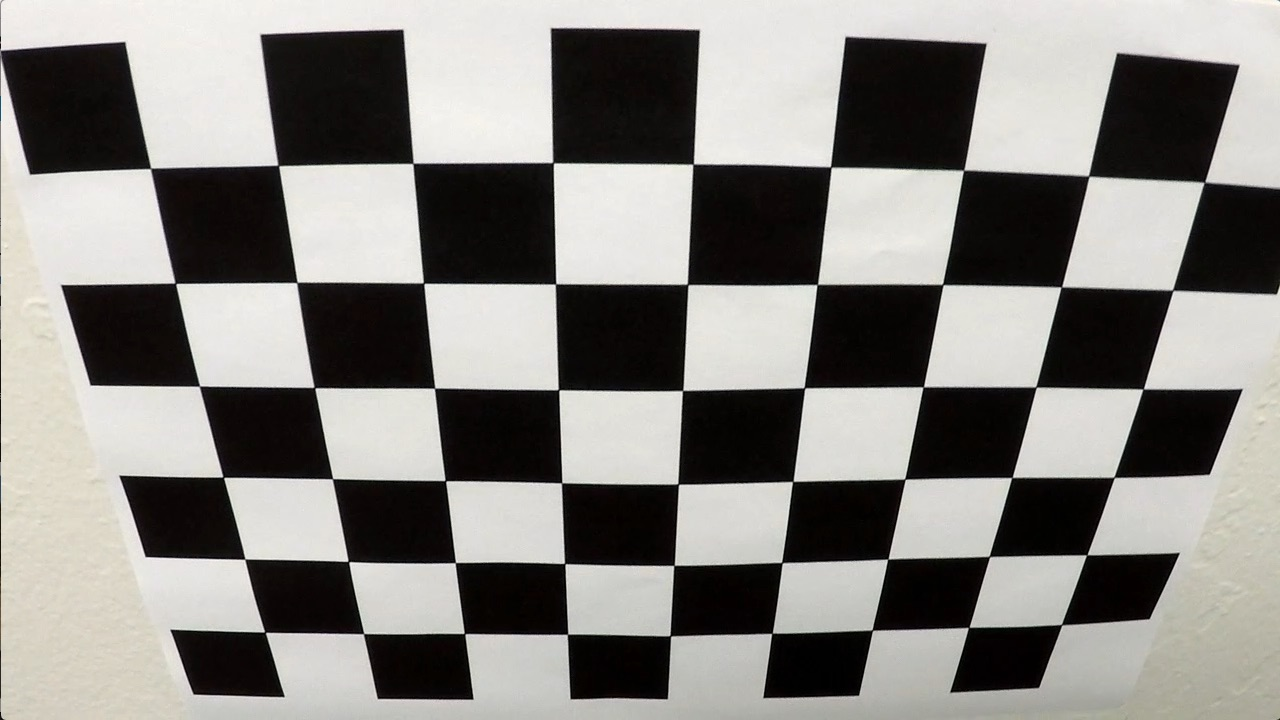
#> input picture camera_cal/calibration2.jpg, 1280 x 720 px
$ python -i lane_finding.py   (imports and definitions only)   (older library calls are emulated)
#> lines starting #> are read from the running program, lines starting #| are printed output that depends on the picture
import os
import numpy as np
import cv2
import glob
import matplotlib.pyplot as plt
import matplotlib.image as mpimg
#%matplotlib win32

# Import everything needed to edit/save/watch video clips
from moviepy.editor import VideoFileClip
from IPython.display import HTML


class LaneLineFinder():
    def __init__(self):
        self.leftx_base = None
        self.rightx_base = None
        self.left_fit = None
        self.right_fit = None
        self.left_fitx = None
        self.right_fitx = None
        self.ploty = None
        self.M = None

        self.cal_img = './camera_cal/calibration2.jpg'
        self.lane_img = './test_images/test1.jpg'

        self.is_calibrated = False
        self.skip_win_sliding = False
        self.objp = None
        self.imgp = None

        # set False for video test
        self.view_results = False
        self.save_pipeline_imgs = False

    ##### Functions
    def cal_undistort(self, src_img, obj_points, img_points):
        # Use cv2.calibrateCamera() and cv2.undistort()
        gray = cv2.cvtColor(src_img, cv2.COLOR_RGB2GRAY)
        ret, mtx, dist, rvecs, tvecs = cv2.calibrateCamera(obj_points, img_points, gray.shape[::-1],None,None)
        undist = cv2.undistort(src_img, mtx, dist, None, mtx)
        return undist

    def find_chessboard_corners(self, src_img, cshape):
        gray = cv2.cvtColor(src_img, cv2.COLOR_RGB2GRAY)
        return cv2.findChessboardCorners(gray, cshape, None)

    def warper(self, img, src, dst):
        # Compute and apply perpective transform
        img_size = (img.shape[1], img.shape[0])
        self.M = cv2.getPerspectiveTransform(src, dst)
        warped = cv2.warpPerspective(img, self.M, img_size, flags=cv2.INTER_NEAREST)  # keep same size as input image

        return warped

    # [23 lines left out: function region_of_interest, not called in this run]

    def camera_calibration(self, cal_img):
        # prepare object points, like (0,0,0), (1,0,0), (2,0,0) ....,(6,5,0)
        nx = 9
        ny = 6
        objp = np.zeros((ny*nx,3), np.float32)
        objp[:,:2] = np.mgrid[0:nx,0:ny].T.reshape(-1,2)

        # Arrays to store object points and image points from all the images.
        objpoints = [] # 3d points in real world space
        imgpoints = [] # 2d points in image plane.

        # read image from file
        img = mpimg.imread(cal_img)

        # Find the chessboard corners
        ret, corners = self.find_chessboard_corners(img, (nx,ny))
        # print("ret=", ret)
        # print("corners=", corners)

        if ret is False:
            print("find chessboard corners failed!!")
            return -1, -1

        objpoints.append(objp)
        imgpoints.append(corners)

        undistorted = self.cal_undistort(img, objpoints, imgpoints)

        # cv2.imshow('undist', undistorted)
        # cv2.waitKey()

        # save output result of camera calibration and image undistortion
        #cv2.imwrite('./output_images/cal1-undistorted.jpg', undistorted)

        return objpoints, imgpoints

        #### For test - warp the undistorted cal image
        ret, corners2 = self.find_chessboard_corners(undistorted, (nx,ny))
        if ret is False:
            print("find chessboard corners failed!!")
            return -1, -1

        # Draw and display the corners
        undistorted_drawn = undistorted.copy()
        cv2.drawChessboardCorners(undistorted_drawn, (nx,ny), corners2, ret)

        offset = 60
        img_size = (undistorted.shape[1], undistorted.shape[0])
        src_p = np.float32([corners2[0], corners2[nx-1], corners2[-1], corners2[-nx]])
        dst_p = np.float32([[offset,offset], [img_size[0]-offset, offset], [img_size[0]-offset, img_size[1]-offset], [offset, img_size[1]-offset]])
        warped = self.warper(undistorted, src_p, dst_p)

        # [7 lines of commented-out code are left out]

        return src_p, dst_p

    ###### Finding lane lines

    def do_win_sliding(self, img, nzx, nzy, nwindows=9, margin=100, minpix=50):
        # Take a histogram of the bottom half of the image
        histogram = np.sum(img[img.shape[0]//2:,:], axis=0)
        # Find the peak of the left and right halves of the histogram
        # These will be the starting point for the left and right lines
        midpoint = np.int(histogram.shape[0]/2)
        self.leftx_base = np.argmax(histogram[:midpoint])
        self.rightx_base = np.argmax(histogram[midpoint:]) + midpoint

        # Set height of windows
        window_height = np.int(img.shape[0]/nwindows)

        # Current positions to be updated for each window
        leftx_current = self.leftx_base
        rightx_current = self.rightx_base

        # Create empty lists to receive left and right lane pixel indices
        left_lane_inds = []
        right_lane_inds = []

        # Step through the windows one by one
        for window in range(nwindows):
            # Identify window boundaries in x and y (and right and left)
            win_y_low = img.shape[0] - (window+1)*window_height
            win_y_high = img.shape[0] - window*window_height
            win_xleft_low = leftx_current - margin
            win_xleft_high = leftx_current + margin
            win_xright_low = rightx_current - margin
            win_xright_high = rightx_current + margin
            # # Draw the windows on the visualization image
            # cv2.rectangle(out_img,(win_xleft_low,win_y_low),(win_xleft_high,win_y_high),
            # (0,255,0), 2)
            # cv2.rectangle(out_img,(win_xright_low,win_y_low),(win_xright_high,win_y_high),
            # (0,255,0), 2)
            # Identify the nonzero pixels in x and y within the window
            good_left_inds = ((nzy >= win_y_low) & (nzy < win_y_high) &
            (nzx >= win_xleft_low) &  (nzx < win_xleft_high)).nonzero()[0]
            good_right_inds = ((nzy >= win_y_low) & (nzy < win_y_high) &
            (nzx >= win_xright_low) &  (nzx < win_xright_high)).nonzero()[0]
            # Append these indices to the lists
            left_lane_inds.append(good_left_inds)
            right_lane_inds.append(good_right_inds)
            # If you found > minpix pixels, recenter next window on their mean position
            if len(good_left_inds) > minpix:
                leftx_current = np.int(np.mean(nzx[good_left_inds]))
            if len(good_right_inds) > minpix:
                rightx_current = np.int(np.mean(nzx[good_right_inds]))

        # Concatenate the arrays of indices
        left_lane_inds = np.concatenate(left_lane_inds)
        right_lane_inds = np.concatenate(right_lane_inds)

        return left_lane_inds, right_lane_inds

    def finding_lines(self, warped_bin, skip_win_sliding):
        # Assuming you have created a warped binary image called "warped_bin"

        # Create an output image to draw on and  visualize the result
        out_img = np.dstack((warped_bin, warped_bin, warped_bin))*255

        # Choose the number of sliding windows
        nwindows = 9

        # Identify the x and y positions of all nonzero pixels in the image
        nonzero = warped_bin.nonzero()
        nonzeroy = np.array(nonzero[0])
        nonzerox = np.array(nonzero[1])
        # Set the width of the windows +/- margin
        margin = 100
        # Set minimum number of pixels found to recenter window
        minpix = 50

        if self.skip_win_sliding is False:
            left_lane_inds, right_lane_inds = self.do_win_sliding(warped_bin, nonzerox, nonzeroy, nwindows, margin, minpix)
            self.skip_win_sliding = True
        else:
            left_lane_inds = ((nonzerox > (self.left_fit[0]*(nonzeroy**2) + self.left_fit[1]*nonzeroy +
            self.left_fit[2] - margin)) & (nonzerox < (self.left_fit[0]*(nonzeroy**2) +
            self.left_fit[1]*nonzeroy + self.left_fit[2] + margin)))

            right_lane_inds = ((nonzerox > (self.right_fit[0]*(nonzeroy**2) + self.right_fit[1]*nonzeroy +
            self.right_fit[2] - margin)) & (nonzerox < (self.right_fit[0]*(nonzeroy**2) +
            self.right_fit[1]*nonzeroy + self.right_fit[2] + margin)))

        # Extract left and right line pixel positions
        leftx = nonzerox[left_lane_inds]
        lefty = nonzeroy[left_lane_inds]
        rightx = nonzerox[right_lane_inds]
        righty = nonzeroy[right_lane_inds]

        # Fit a second order polynomial to each
        if len(leftx) == 0 or len(lefty) == 0 or len(rightx) == 0 or len(righty) == 0:
            self.skip_win_sliding = False
            return None
        self.left_fit = np.polyfit(lefty, leftx, 2)
        self.right_fit = np.polyfit(righty, rightx, 2)

        ## Visualization
        # Generate x and y values for plotting
        self.ploty = np.linspace(0, warped_bin.shape[0]-1, warped_bin.shape[0] )
        self.left_fitx = self.left_fit[0]*self.ploty**2 + self.left_fit[1]*self.ploty + self.left_fit[2]
        self.right_fitx = self.right_fit[0]*self.ploty**2 + self.right_fit[1]*self.ploty + self.right_fit[2]

        window_img = np.zeros_like(out_img)

        out_img[nonzeroy[left_lane_inds], nonzerox[left_lane_inds]] = [255, 0, 0]
        out_img[nonzeroy[right_lane_inds], nonzerox[right_lane_inds]] = [0, 0, 255]

        # Generate a polygon to illustrate the search window area
        # And recast the x and y points into usable format for cv2.fillPoly()
        left_line_window1 = np.array([np.transpose(np.vstack([self.left_fitx-margin, self.ploty]))])
        left_line_window2 = np.array([np.flipud(np.transpose(np.vstack([self.left_fitx+margin, self.ploty])))])
        left_line_pts = np.hstack((left_line_window1, left_line_window2))
        right_line_window1 = np.array([np.transpose(np.vstack([self.right_fitx-margin, self.ploty]))])
        right_line_window2 = np.array([np.flipud(np.transpose(np.vstack([self.right_fitx+margin, self.ploty])))])
        right_line_pts = np.hstack((right_line_window1, right_line_window2))

        # Draw the lane onto the warped blank image
        cv2.fillPoly(window_img, np.int_([left_line_pts]), (0,255, 0))
        cv2.fillPoly(window_img, np.int_([right_line_pts]), (0,255, 0))
        result = cv2.addWeighted(out_img, 1, window_img, 0.3, 0)

        return result

    def draw_lane_to_img(self, orig_img, img):
        # Create an image to draw the lines on
        warp_zero = np.zeros_like(img).astype(np.uint8)
        color_warp = np.dstack((warp_zero, warp_zero, warp_zero))

        # Recast the x and y points into usable format for cv2.fillPoly()
        pts_left = np.array([np.transpose(np.vstack([self.left_fitx, self.ploty]))])
        pts_right = np.array([np.flipud(np.transpose(np.vstack([self.right_fitx, self.ploty])))])
        pts = np.hstack((pts_left, pts_right))

        # Draw the lane onto the warped blank image
        cv2.fillPoly(color_warp, np.int_([pts]), (0,255, 0))

        # Warp the blank back to original image space using inverse perspective matrix (Minv)
        newwarp = cv2.warpPerspective(color_warp, np.linalg.inv(self.M), (orig_img.shape[1], orig_img.shape[0]))
        # Combine the result with the original image
        result = cv2.addWeighted(orig_img, 1, newwarp, 0.3, 0)

        return result

    def calculate_curvature(self):
        # Generate some fake data to represent lane-line pixels
        # self.ploty = np.linspace(0, 719, num=720)# to cover same y-range as image
        quadratic_coeff = 3e-4 # arbitrary quadratic coefficient
        # For each y position generate random x position within +/-50 pix
        # of the line base position in each case (x=200 for left, and x=900 for right)
        leftx = np.array([self.left_fit[0]*y**2 + self.left_fit[1]*y + self.left_fit[2] + np.random.randint(-50, high=51) for y in self.ploty])
        rightx = np.array([self.right_fit[0]*y**2 + self.right_fit[1]*y + self.right_fit[2] + np.random.randint(-50, high=51) for y in self.ploty])

        # leftx = leftx[::-1]  # Reverse to match top-to-bottom in y
        # rightx = rightx[::-1]  # Reverse to match top-to-bottom in y

        # Plot up the fake data
        if self.view_results is True:
            mark_size = 3
            plt.plot(leftx, self.ploty, 'o', color='red', markersize=mark_size)
            plt.plot(rightx, self.ploty, 'o', color='blue', markersize=mark_size)
            plt.xlim(0, 1280)
            plt.ylim(0, 720)
            plt.plot(self.left_fitx, self.ploty, color='green', linewidth=3)
            plt.plot(self.right_fitx, self.ploty, color='green', linewidth=3)
            plt.gca().invert_yaxis() # to visualize as we do the images
            if self.save_pipeline_imgs is True:
                plt.savefig('./output_images/p7-1_lane_curvature.jpg', format='jpg')
            plt.show()


        # Define y-value where we want radius of curvature
        # I'll choose the maximum y-value, corresponding to the bottom of the image
        y_eval = np.max(self.ploty)
        left_curverad = ((1 + (2*self.left_fit[0]*y_eval + self.left_fit[1])**2)**1.5) / np.absolute(2*self.left_fit[0])
        right_curverad = ((1 + (2*self.right_fit[0]*y_eval + self.right_fit[1])**2)**1.5) / np.absolute(2*self.right_fit[0])
        if self.view_results is True:
            print(left_curverad, right_curverad)
        # Example values: 1926.74 1908.48

        # Define conversions in x and y from pixels space to meters
        ym_per_pix = 30/720 # meters per pixel in y dimension
        xm_per_pix = 3.7/700 # meters per pixel in x dimension

        # Fit new polynomials to x,y in world space
        left_fit_cr = np.polyfit(self.ploty*ym_per_pix, leftx*xm_per_pix, 2)
        right_fit_cr = np.polyfit(self.ploty*ym_per_pix, rightx*xm_per_pix, 2)
        # Calculate the new radius of curvature
        left_curverad = ((1 + (2*left_fit_cr[0]*y_eval*ym_per_pix + left_fit_cr[1])**2)**1.5) / np.absolute(2*left_fit_cr[0])
        right_curverad = ((1 + (2*right_fit_cr[0]*y_eval*ym_per_pix + right_fit_cr[1])**2)**1.5) / np.absolute(2*right_fit_cr[0])
        # Now our radius of curvature is in meters
        if self.view_results is True:
            print(left_curverad, 'm', right_curverad, 'm')
        # Example values: 632.1 m    626.2 m

        return left_curverad, right_curverad

    def calc_center_diff(self, image):
        #define lane_width with the bottom x points
        lane_width = np.absolute(self.left_fitx[-1] - self.right_fitx[-1])
        #convert pixel to meter
        xm_per_pix = 3.7/lane_width
        #define center position of the image
        center_pos = (image.shape[1]) * xm_per_pix / 2
        #define vehicle position from L/R lines
        vehicle_pos = ((self.left_fitx[-1]+ self.right_fitx[-1]) * xm_per_pix ) / 2
        difference = center_pos - vehicle_pos
        return difference

    ##### Main Procedure
    def process_image(self, img):
        if self.is_calibrated is False:
            self.objp, self.imgp = self.camera_calibration(self.cal_img)
            self.is_calibrated = True

        # limg = mpimg.imread(self.lane_img)
        limg = img.copy()
        limg_undist = self.cal_undistort(limg, self.objp, self.imgp)

        # cv2.imshow('undistorted lane image', limg_undist)
        # cv2.waitKey()

        # Take two channels R and G from undistgorted image for yellow line
        r_channel = limg_undist[:,:,0]
        g_channel = limg_undist[:,:,1]

        # Convert to HLS color space and separate the S channel
        # Note: img is the undistorted image
        hls = cv2.cvtColor(limg_undist, cv2.COLOR_RGB2HLS)
        l_channel = hls[:,:,1]
        s_channel = hls[:,:,2]

        # Grayscale image
        gray = cv2.cvtColor(limg_undist, cv2.COLOR_RGB2GRAY)

        # Sobel x
        sobelx = cv2.Sobel(gray, cv2.CV_64F, 1, 0) # Take the derivative in x
        abs_sobelx = np.absolute(sobelx) # Absolute x derivative to accentuate lines away from horizontal
        scaled_sobel = np.uint8(255*abs_sobelx/np.max(abs_sobelx))

        # Threshold x gradient
        thresh_min = 50
        thresh_max = 100
        sxbinary = np.zeros_like(scaled_sobel)
        sxbinary[(scaled_sobel >= thresh_min) & (scaled_sobel <= thresh_max)] = 1

        # # Threshold color channel
        # rg_thresh_min = 180
        # rg_thresh_max = 255
        # rg_binary = np.zeros_like(r_channel|g_channel)
        # rg_binary[((r_channel >= rg_thresh_min) & (r_channel <= rg_thresh_max)) | ((g_channel >= rg_thresh_min) & (g_channel <= rg_thresh_max))] = 1

        s_thresh_min = 170
        s_thresh_max = 255
        s_binary = np.zeros_like(s_channel)
        s_binary[(s_channel >= s_thresh_min) & (s_channel <= s_thresh_max)] = 1

        # Threshold light channel
        l_thresh_min = 200
        l_thresh_max = 255
        l_binary = np.zeros_like(l_channel)
        l_binary[(l_channel >= l_thresh_min) & (l_channel <= l_thresh_max)] = 1

        # Stack each channel to view their individual contributions in green and blue respectively
        # This returns a stack of the two binary images, whose components you can see as different colors
        color_binary = np.dstack(( np.zeros_like(sxbinary), sxbinary, s_binary)) * 255

        # Combine the two binary thresholds
        combined_binary = np.zeros_like(sxbinary)
        combined_binary[(s_binary == 1) | (sxbinary == 1) | (l_binary == 1)] = 1

        #### warp image
        img_shape = limg_undist.shape
        # src_pts = np.float32([[280,686], [563,484], [786,484], [1111,686]])
        src_pts = np.float32([[280,686], [595,455], [725,455], [1111,686]])
        dst_pts = np.float32([[280, img_shape[0]], [280, 0], [1111, 0], [1111, img_shape[0]]])
        warped = self.warper(combined_binary, src_pts, dst_pts)
        warped_orig = self.warper(limg_undist, src_pts, dst_pts)

        #### finding lane lines with sliding window
        lines_img = self.finding_lines(warped, False)
        if lines_img is None:
            return limg_undist

        #### calculate radius of curvature
        l_curverad, r_curverad = self.calculate_curvature()

        #### draw lane line to image
        result = self.draw_lane_to_img(limg_undist, warped)

        #### add info strings to the result image
        curverad = (l_curverad + r_curverad) / 2
        s = "Radius of Curvature = " + str(curverad)
        font = cv2.FONT_HERSHEY_SIMPLEX
        font_color = (255,255,255)
        cv2.putText(result, s, (10, 50), font, 1, font_color, 3, cv2.LINE_AA)
        s2 = "Away from Center: " + str(self.calc_center_diff(result))
        cv2.putText(result, s2, (10, 100), font, 1, font_color, 3, cv2.LINE_AA)


        if self.view_results is True:
            # Plotting images
            f, ((ax1, ax2, ax3), (ax4, ax5, ax6), (ax7, ax8, ax9)) = plt.subplots(3, 3, figsize=(20,10))
            ax1.set_title('Original image')
            ax1.imshow(limg_undist)

            ax2.set_title('HLS converted')
            ax2.imshow(hls)

            ax3.set_title('Stacked thresholds')
            ax3.imshow(color_binary)

            ax4.set_title('Combined S channel and gradient thresholds')
            ax4.imshow(combined_binary, cmap='gray')

            ax5.set_title('Warped original image')
            ax5.imshow(warped_orig)

            ax6.set_title('Warped image')
            ax6.imshow(warped, cmap='gray')

            ax7.set_title('Find lane lines')
            ax7.imshow(lines_img)
            ax7.plot(self.left_fitx, self.ploty, color='yellow')
            ax7.plot(self.right_fitx, self.ploty, color='yellow')
            # ax7.xlim(0, 1280)
            # ax7.ylim(720, 0)

            ax8.set_title('Result')
            ax8.imshow(result)
            # ax8.text(0.5, 0.5, "Radius of Curvature = {}" % ((l_curverad+r_curverad)/2), fontsize=12)


            plt.show()

        if self.save_pipeline_imgs is True:
            output_dir = './output_images'
            mpimg.imsave(output_dir + "/" + "p1_undist_orig.jpg", limg_undist, format='jpg')
            mpimg.imsave(output_dir + "/" + "p2_hls_converted.jpg", hls, format='jpg')
            mpimg.imsave(output_dir + "/" + "p3_stacked_threshold.jpg", color_binary, format='jpg')
            mpimg.imsave(output_dir + "/" + "p4_combined_s_gradient.jpg", combined_binary, cmap='gray', format='jpg')
            mpimg.imsave(output_dir + "/" + "p5_warped_orig.jpg", warped_orig, format='jpg')
            mpimg.imsave(output_dir + "/" + "p6_warped.jpg", warped, cmap='gray', format='jpg')
            mpimg.imsave(output_dir + "/" + "p7_found_lines.jpg", lines_img, format='jpg')
            mpimg.imsave(output_dir + "/" + "p8_result.jpg", result, format='jpg')

        return result

proc = LaneLineFinder()
# proc.process_image(proc.lane_img)
lane_video = './project_video.mp4'
# lane_video = './challenge_video.mp4'
new_clip_output = './output_images/out_project.mp4'

# [1 line that did not run here, left out]
# [1 line that did not run here, left out]
# [1 line not run here, left out]

>>> import cv2
>>> picture = cv2.cvtColor(cv2.imread('camera_cal/calibration2.jpg'), cv2.COLOR_BGR2RGB)
>>> result = LaneLineFinder().process_image(picture)
#> in camera_calibration, `ret, corners = self.find_chessboard_corners(img, (nx,ny))`: ret = True; corners = 54 rows, first 8: [150.6, 168.4], [278.3, 165.4], [412.9, 163.5], [553, 162.6], [693.2, 164.2], [830.6, 166.9], [963.5, 170.4], [1088.6, 176.1]
#> in cal_undistort, `ret, mtx, dist, rvecs, tvecs = cv2.calibrateCamera(obj_points, img_poi..`: ret = 0.867; mtx = [[788.8, 0, 646.8], [0, 756, 212.5], [0, 0, 1]]; dist = [[-0.159, 0.0736, 0.0212, 0.00277, -0.00689]]; rvecs = ([0.401, -0.0328, 0.0155],); tvecs = ([-3.67, -0.395, 5.45],)
#> in cal_undistort, `undist = cv2.undistort(src_img, mtx, dist, None, mtx)`:
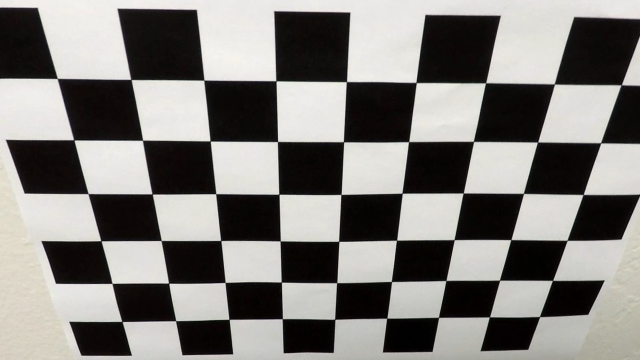
#> undist: shape (720, 1280, 3) (shown at 1/2 size); mean R, G, B 127.8, 125.8, 122.5
#> in process_image, `self.objp, self.imgp = self.camera_calibration(self.cal_img)`: self.objp = 1 item
#> in process_image, `s_channel = hls[:,:,2]`:
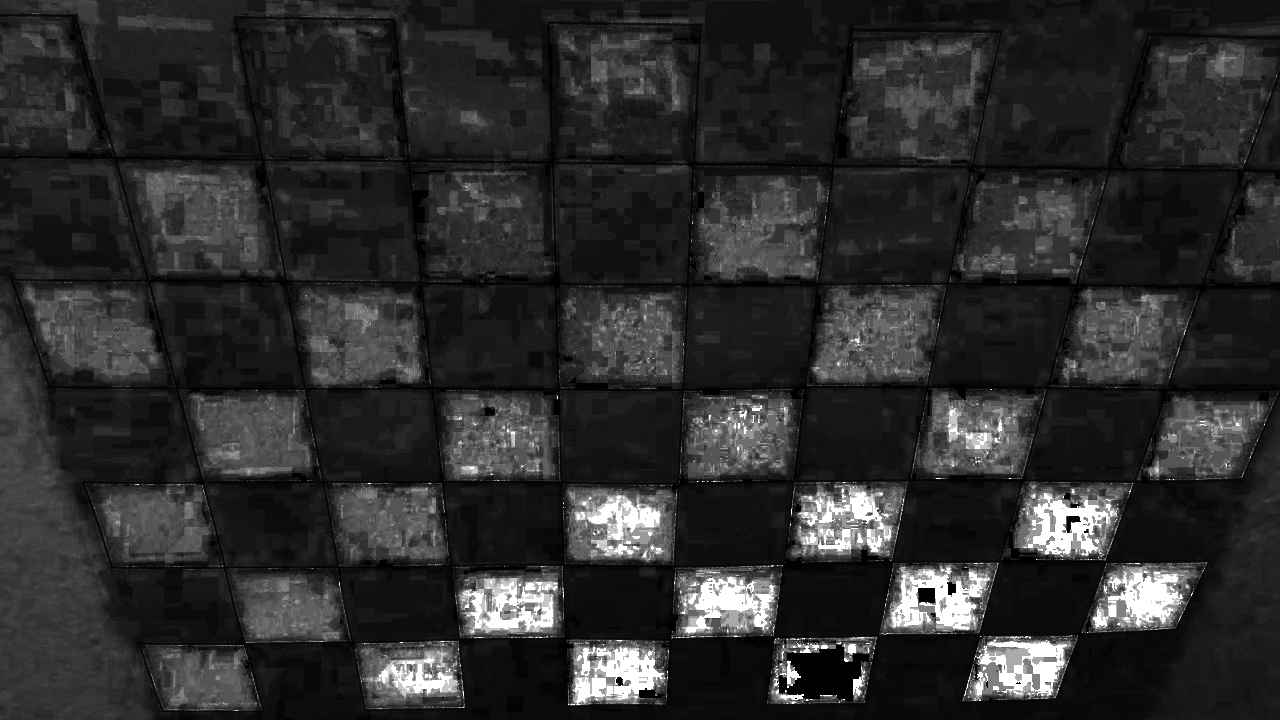
#> s_channel: shape (720, 1280); min 0, max 255, mean 44.4
#> (the rest of the program and of its run is left out)
